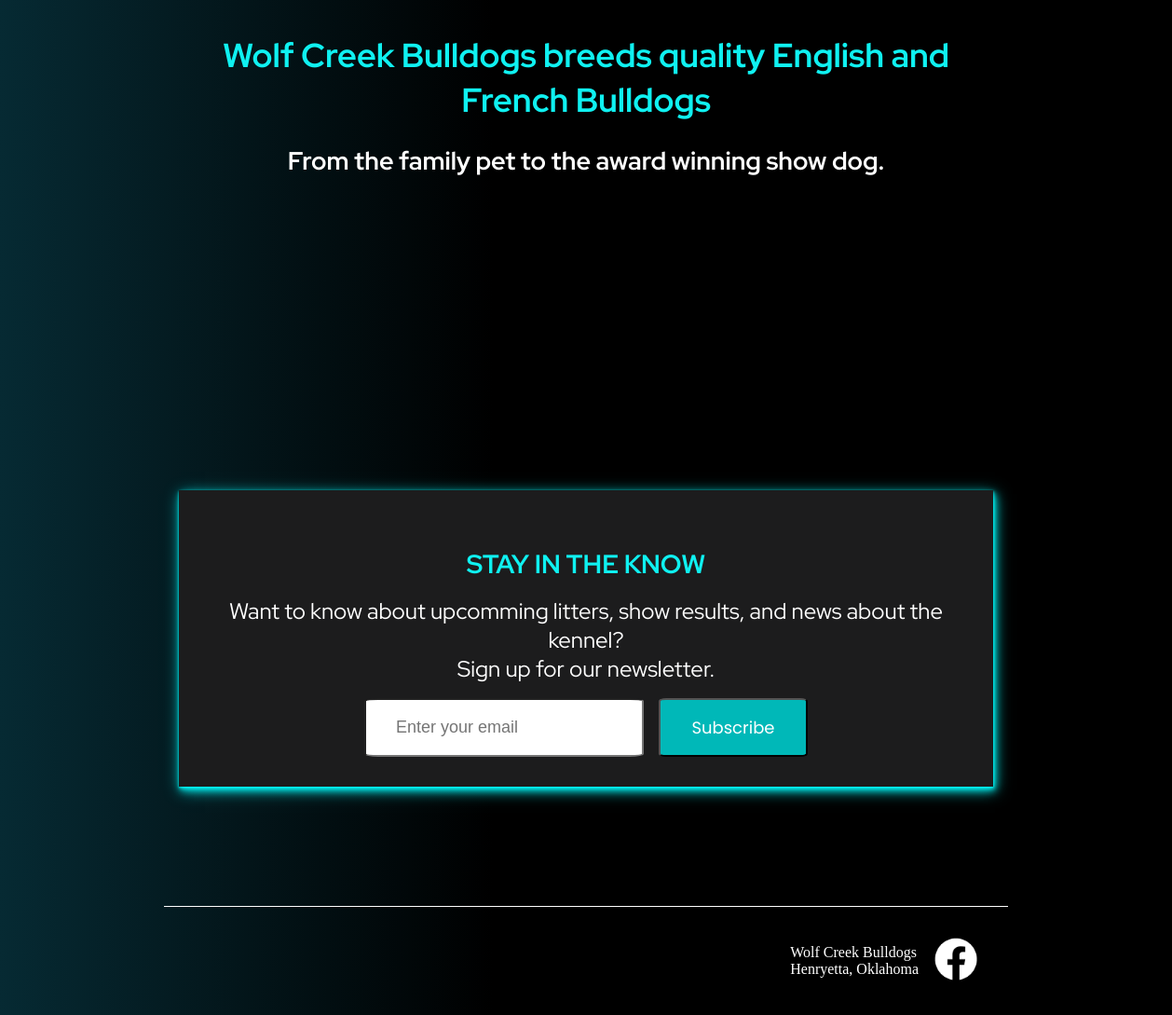
/ (lower part), run on an earlier commit of the app's database.
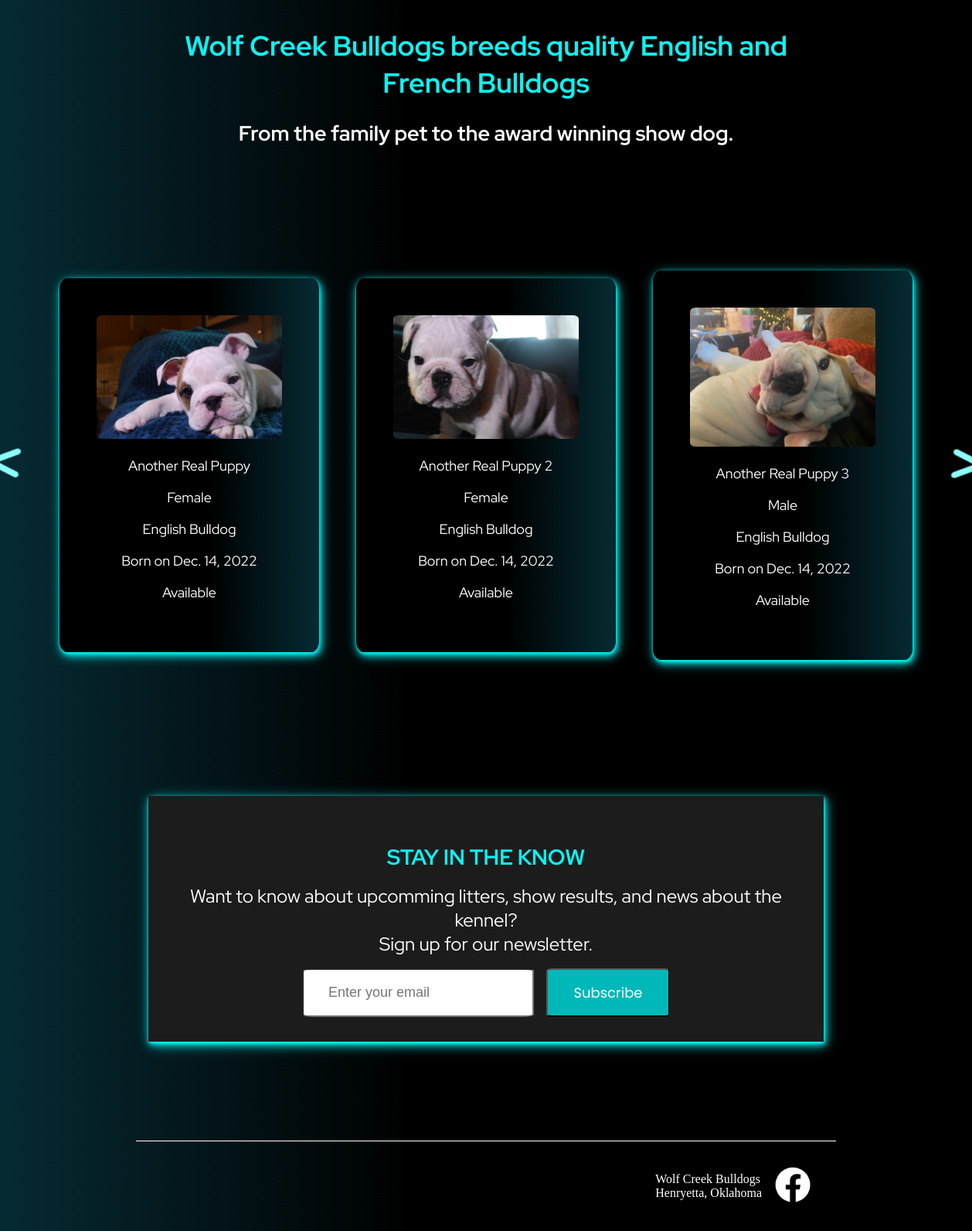
And on a later commit of the database.
### dogs/models.py (models this page shows, shortened)
class Dog(models.Model):
    litter = models.ForeignKey(Litter, related_name="dogs", on_delete=models.CASCADE, null=True, blank=True)
    name = models.CharField(max_length=500)
    show_name = models.BooleanField()
    description = models.TextField(null=True, blank=True)
    birthday = models.DateField()
    available_for_sale = models.BooleanField()
    puppy = models.BooleanField()
    sexes = (('M', 'Male'), ('F', 'Female'))
    sex = models.CharField(max_length=1, choices=sexes)
    breeds = (('EB', 'English Bulldog'), ('FB', 'French Bulldog'))
    breed = models.CharField(max_length=2, choices=breeds, default='EB')
    pedigree = models.ImageField(upload_to='images/', null=True, blank=True)
    main_image = models.ImageField(upload_to='images/', null=True, blank=True)

### dogs/views.py (the view)
# urls.py: path('', views.index, name="index"),
def index(request):
    dogs = Dog.objects.all()
    puppies_for_sale = []
    for dog in dogs:
        if dog.available_for_sale and dog.puppy and dog.main_image != None:
            puppies_for_sale.append(dog)
    context = {'puppies_for_sale': puppies_for_sale}
    return render(request, 'index.html', context)

### templates/index.html (shortened to what this page needs)
{% extends 'base.html' %}
{% block content%}
{% load static %}
    <div id="index-heading">
        <h1>Wolf Creek Bulldogs breeds quality English and French Bulldogs</h1>
        <h2>From the family pet to the award winning show dog.</h2>
    </div>
    <div class="card-container">
        <div v-else>
            {% if puppies_for_sale|length > 3%}
            <div @click="carouselLeft('general')" class="div-click">
                <img src="{% static 'images/left-arrow.png' %}" alt="Left navigation arrow" class="left-arrow">
            </div>
        {% endif %}
        </div>
        {% for puppy in puppies_for_sale %}
            {% if puppy.main_image.url != None %}
                <div class="card"><a href="{% url 'available_puppy_detail' puppy.pk %}">
                    <img src="{{ puppy.main_image.url }}" alt="Puppy for sale">
                    {% if puppy.show_name %}
                        <p>{{ puppy.name }}</p>
                    {% endif %}
                    <p>{{puppy.get_sex_display}}</p>
                    <p>{{puppy.get_breed_display}}</p>
                    <p>Born on {{puppy.birthday}}</p>
                    {% if puppy.available_for_sale %}
                        <p>Available</p>
                    {% endif %}
                </a></div>
            {% endif %}
        {% endfor %}
        <div v-else>
            {% if puppies_for_sale|length > 3%}
            <div @click="carouselRight('general')" class="div-click">
                <img src="{% static 'images/right-arrow.png' %}" alt="Right navigation arrow" class="right-arrow">
            </div>
        {% endif %}
        </div>
    </div>
    <div id="newsletter">
        <h3>STAY IN THE KNOW</h3>
        <p>Want to know about upcomming litters, show results, and news about the kennel?</p>
        <p>Sign up for our newsletter.</p>
        <form id="newsletter-input-button" action="{% url 'add_email_to_newsletter' %}" method="post">
            <input type="text" placeholder="Enter your email" name="email">
            <button class="b-button" type="submit">Subscribe</button>
        </form>
    </div>
{% endblock %}

What changed in the data, as far as the page shows it:
added Dog: main_image (picture), name "Another Real Puppy", sex "Female", breed "English Bulldog", birthday "Dec. 14, 2022", available_for_sale "Available"
added Dog: main_image (picture), name "Another Real Puppy 2", sex "Female", breed "English Bulldog", birthday "Dec. 14, 2022", available_for_sale "Available"
added Dog: main_image (picture), name "Another Real Puppy 3", sex "Male", breed "English Bulldog", birthday "Dec. 14, 2022", available_for_sale "Available"
